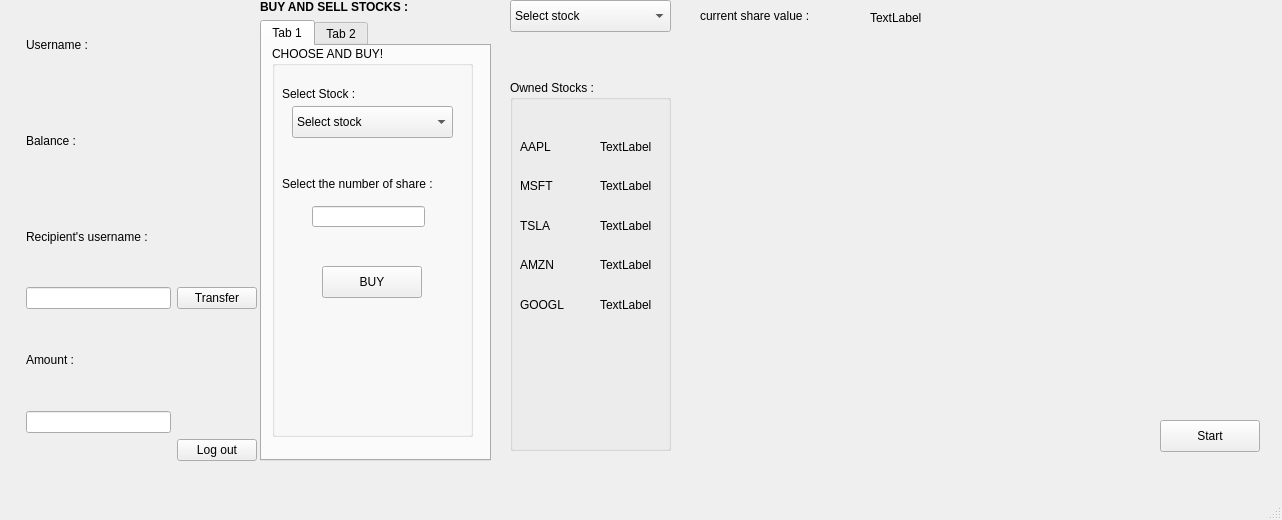
<?xml version="1.0" encoding="UTF-8"?>
<ui version="4.0">
 <class>InvestmentWindow</class>
 <widget class="QMainWindow" name="InvestmentWindow">
  <property name="geometry">
   <rect>
    <x>0</x>
    <y>0</y>
    <width>1282</width>
    <height>520</height>
   </rect>
  </property>
  <property name="acceptDrops">
   <bool>true</bool>
  </property>
  <property name="windowTitle">
   <string>Investment Account Window</string>
  </property>
  <widget class="QWidget" name="centralwidget">
   <widget class="QWidget" name="layoutWidget_test">
    <property name="geometry">
     <rect>
      <x>26</x>
      <y>0</y>
      <width>231</width>
      <height>461</height>
     </rect>
    </property>
    <layout class="QGridLayout" name="gridLayout">
     <item row="1" column="0">
      <widget class="QLabel" name="label_2">
       <property name="text">
        <string>Balance :</string>
       </property>
      </widget>
     </item>
     <item row="3" column="0">
      <widget class="QLineEdit" name="recipientUsername"/>
     </item>
     <item row="7" column="1">
      <widget class="QPushButton" name="logout">
       <property name="text">
        <string>Log out</string>
       </property>
      </widget>
     </item>
     <item row="0" column="1">
      <widget class="QLabel" name="usernameLabel">
       <property name="text">
        <string/>
       </property>
      </widget>
     </item>
     <item row="1" column="1">
      <widget class="QLabel" name="balanceLabel">
       <property name="text">
        <string/>
       </property>
      </widget>
     </item>
     <item row="2" column="0">
      <widget class="QLabel" name="label_3">
       <property name="text">
        <string>Recipient's username :</string>
       </property>
      </widget>
     </item>
     <item row="2" column="1" rowspan="3">
      <widget class="QPushButton" name="transferButton">
       <property name="text">
        <string>Transfer</string>
       </property>
      </widget>
     </item>
     <item row="4" column="0">
      <widget class="QLabel" name="label_4">
       <property name="text">
        <string>Amount :</string>
       </property>
      </widget>
     </item>
     <item row="0" column="0">
      <widget class="QLabel" name="label">
       <property name="text">
        <string>Username :</string>
       </property>
      </widget>
     </item>
     <item row="5" column="0">
      <widget class="QLineEdit" name="amount"/>
     </item>
    </layout>
   </widget>
   <widget class="QComboBox" name="comboBox">
    <property name="geometry">
     <rect>
      <x>510</x>
      <y>0</y>
      <width>161</width>
      <height>32</height>
     </rect>
    </property>
    <item>
     <property name="text">
      <string>Select stock</string>
     </property>
    </item>
    <item>
     <property name="text">
      <string>AAPL</string>
     </property>
    </item>
    <item>
     <property name="text">
      <string>MSFT</string>
     </property>
    </item>
    <item>
     <property name="text">
      <string>TSLA</string>
     </property>
    </item>
    <item>
     <property name="text">
      <string>GOOGL</string>
     </property>
    </item>
    <item>
     <property name="text">
      <string>AMZN</string>
     </property>
    </item>
   </widget>
   <widget class="QLabel" name="share_price">
    <property name="geometry">
     <rect>
      <x>700</x>
      <y>0</y>
      <width>131</width>
      <height>31</height>
     </rect>
    </property>
    <property name="text">
     <string>current share value :</string>
    </property>
   </widget>
   <widget class="QWidget" name="layoutWidget">
    <property name="geometry">
     <rect>
      <x>260</x>
      <y>0</y>
      <width>231</width>
      <height>461</height>
     </rect>
    </property>
    <layout class="QVBoxLayout" name="verticalLayout">
     <item>
      <widget class="QLabel" name="label_5">
       <property name="styleSheet">
        <string notr="true">#label_5{
font: bold;
}</string>
       </property>
       <property name="text">
        <string>BUY AND SELL STOCKS :</string>
       </property>
      </widget>
     </item>
     <item>
      <widget class="QTabWidget" name="tabWidget">
       <property name="currentIndex">
        <number>0</number>
       </property>
       <widget class="QWidget" name="tab">
        <attribute name="title">
         <string>Tab 1</string>
        </attribute>
        <widget class="QGroupBox" name="groupBox">
         <property name="geometry">
          <rect>
           <x>10</x>
           <y>0</y>
           <width>201</width>
           <height>391</height>
          </rect>
         </property>
         <property name="title">
          <string>CHOOSE AND BUY!</string>
         </property>
         <widget class="QLabel" name="label_6">
          <property name="geometry">
           <rect>
            <x>10</x>
            <y>40</y>
            <width>91</width>
            <height>16</height>
           </rect>
          </property>
          <property name="text">
           <string>Select Stock :</string>
          </property>
         </widget>
         <widget class="QComboBox" name="comboBox_buy">
          <property name="geometry">
           <rect>
            <x>20</x>
            <y>60</y>
            <width>161</width>
            <height>32</height>
           </rect>
          </property>
          <item>
           <property name="text">
            <string>Select stock</string>
           </property>
          </item>
          <item>
           <property name="text">
            <string>AAPL</string>
           </property>
          </item>
          <item>
           <property name="text">
            <string>MSFT</string>
           </property>
          </item>
          <item>
           <property name="text">
            <string>TSLA</string>
           </property>
          </item>
          <item>
           <property name="text">
            <string>GOOGL</string>
           </property>
          </item>
          <item>
           <property name="text">
            <string>AMZN</string>
           </property>
          </item>
         </widget>
         <widget class="QLineEdit" name="share_amount_buy">
          <property name="geometry">
           <rect>
            <x>40</x>
            <y>160</y>
            <width>113</width>
            <height>21</height>
           </rect>
          </property>
         </widget>
         <widget class="QLabel" name="label_7">
          <property name="geometry">
           <rect>
            <x>10</x>
            <y>130</y>
            <width>181</width>
            <height>16</height>
           </rect>
          </property>
          <property name="text">
           <string>Select the number of share :</string>
          </property>
         </widget>
         <widget class="QPushButton" name="buyButton">
          <property name="geometry">
           <rect>
            <x>50</x>
            <y>220</y>
            <width>100</width>
            <height>32</height>
           </rect>
          </property>
          <property name="text">
           <string>BUY</string>
          </property>
         </widget>
        </widget>
       </widget>
       <widget class="QWidget" name="tab_2">
        <attribute name="title">
         <string>Tab 2</string>
        </attribute>
        <widget class="QGroupBox" name="groupBox_2">
         <property name="geometry">
          <rect>
           <x>10</x>
           <y>0</y>
           <width>201</width>
           <height>401</height>
          </rect>
         </property>
         <property name="title">
          <string>SELECT AND SELL!</string>
         </property>
         <widget class="QLabel" name="label_8">
          <property name="geometry">
           <rect>
            <x>10</x>
            <y>40</y>
            <width>91</width>
            <height>16</height>
           </rect>
          </property>
          <property name="text">
           <string>Select Stock :</string>
          </property>
         </widget>
         <widget class="QComboBox" name="comboBox_sell">
          <property name="geometry">
           <rect>
            <x>20</x>
            <y>60</y>
            <width>161</width>
            <height>32</height>
           </rect>
          </property>
          <item>
           <property name="text">
            <string>Select Stock</string>
           </property>
          </item>
          <item>
           <property name="text">
            <string>AAPL</string>
           </property>
          </item>
          <item>
           <property name="text">
            <string>MSFT</string>
           </property>
          </item>
          <item>
           <property name="text">
            <string>TSLA</string>
           </property>
          </item>
          <item>
           <property name="text">
            <string>GOOGL</string>
           </property>
          </item>
          <item>
           <property name="text">
            <string>AMZN</string>
           </property>
          </item>
         </widget>
         <widget class="QLineEdit" name="share_amount_sell">
          <property name="geometry">
           <rect>
            <x>40</x>
            <y>160</y>
            <width>113</width>
            <height>21</height>
           </rect>
          </property>
         </widget>
         <widget class="QLabel" name="label_9">
          <property name="geometry">
           <rect>
            <x>10</x>
            <y>130</y>
            <width>181</width>
            <height>16</height>
           </rect>
          </property>
          <property name="text">
           <string>Select the number of share :</string>
          </property>
         </widget>
         <widget class="QPushButton" name="sellButton">
          <property name="geometry">
           <rect>
            <x>50</x>
            <y>220</y>
            <width>100</width>
            <height>32</height>
           </rect>
          </property>
          <property name="text">
           <string>SELL</string>
          </property>
         </widget>
        </widget>
       </widget>
      </widget>
     </item>
    </layout>
   </widget>
   <widget class="QLabel" name="share_value">
    <property name="geometry">
     <rect>
      <x>870</x>
      <y>10</y>
      <width>58</width>
      <height>16</height>
     </rect>
    </property>
    <property name="text">
     <string>TextLabel</string>
    </property>
   </widget>
   <widget class="QGroupBox" name="groupBox_3">
    <property name="geometry">
     <rect>
      <x>510</x>
      <y>80</y>
      <width>161</width>
      <height>371</height>
     </rect>
    </property>
    <property name="title">
     <string>Owned Stocks :</string>
    </property>
    <widget class="QWidget" name="">
     <property name="geometry">
      <rect>
       <x>10</x>
       <y>50</y>
       <width>60</width>
       <height>191</height>
      </rect>
     </property>
     <layout class="QVBoxLayout" name="verticalLayout_2">
      <item>
       <widget class="QLabel" name="label_12">
        <property name="text">
         <string>AAPL</string>
        </property>
       </widget>
      </item>
      <item>
       <widget class="QLabel" name="label_21">
        <property name="text">
         <string>MSFT</string>
        </property>
       </widget>
      </item>
      <item>
       <widget class="QLabel" name="label_20">
        <property name="text">
         <string>TSLA</string>
        </property>
       </widget>
      </item>
      <item>
       <widget class="QLabel" name="label_19">
        <property name="text">
         <string>AMZN</string>
        </property>
       </widget>
      </item>
      <item>
       <widget class="QLabel" name="label_13">
        <property name="text">
         <string>GOOGL</string>
        </property>
       </widget>
      </item>
     </layout>
    </widget>
    <widget class="QWidget" name="">
     <property name="geometry">
      <rect>
       <x>90</x>
       <y>50</y>
       <width>60</width>
       <height>191</height>
      </rect>
     </property>
     <layout class="QVBoxLayout" name="verticalLayout_3">
      <item>
       <widget class="QLabel" name="apple_amount">
        <property name="text">
         <string>TextLabel</string>
        </property>
       </widget>
      </item>
      <item>
       <widget class="QLabel" name="microsoft_amount">
        <property name="text">
         <string>TextLabel</string>
        </property>
       </widget>
      </item>
      <item>
       <widget class="QLabel" name="tesla_amount">
        <property name="text">
         <string>TextLabel</string>
        </property>
       </widget>
      </item>
      <item>
       <widget class="QLabel" name="amazon_amount">
        <property name="text">
         <string>TextLabel</string>
        </property>
       </widget>
      </item>
      <item>
       <widget class="QLabel" name="google_amount">
        <property name="text">
         <string>TextLabel</string>
        </property>
       </widget>
      </item>
     </layout>
    </widget>
   </widget>
   <widget class="QPushButton" name="start">
    <property name="geometry">
     <rect>
      <x>1160</x>
      <y>420</y>
      <width>100</width>
      <height>32</height>
     </rect>
    </property>
    <property name="text">
     <string>Start</string>
    </property>
   </widget>
  </widget>
  <widget class="QMenuBar" name="menubar">
   <property name="geometry">
    <rect>
     <x>0</x>
     <y>0</y>
     <width>1282</width>
     <height>24</height>
    </rect>
   </property>
  </widget>
  <widget class="QStatusBar" name="statusbar"/>
 </widget>
 <tabstops>
  <tabstop>logout</tabstop>
  <tabstop>tabWidget</tabstop>
  <tabstop>transferButton</tabstop>
  <tabstop>amount</tabstop>
  <tabstop>comboBox</tabstop>
  <tabstop>recipientUsername</tabstop>
 </tabstops>
 <resources/>
 <connections/>
</ui>
